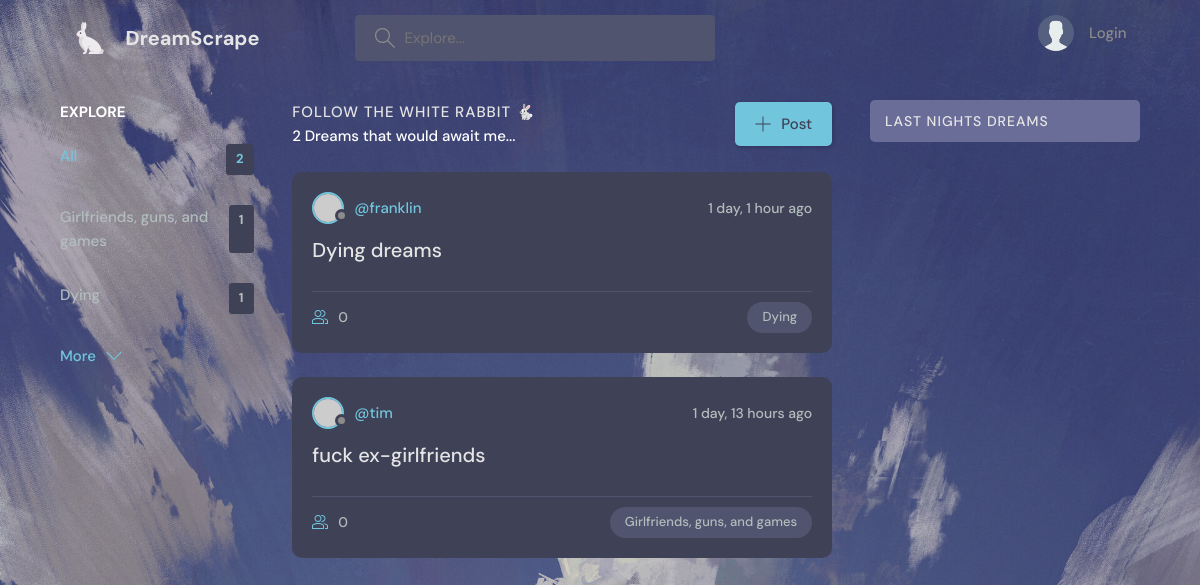
The app's page /, older data.
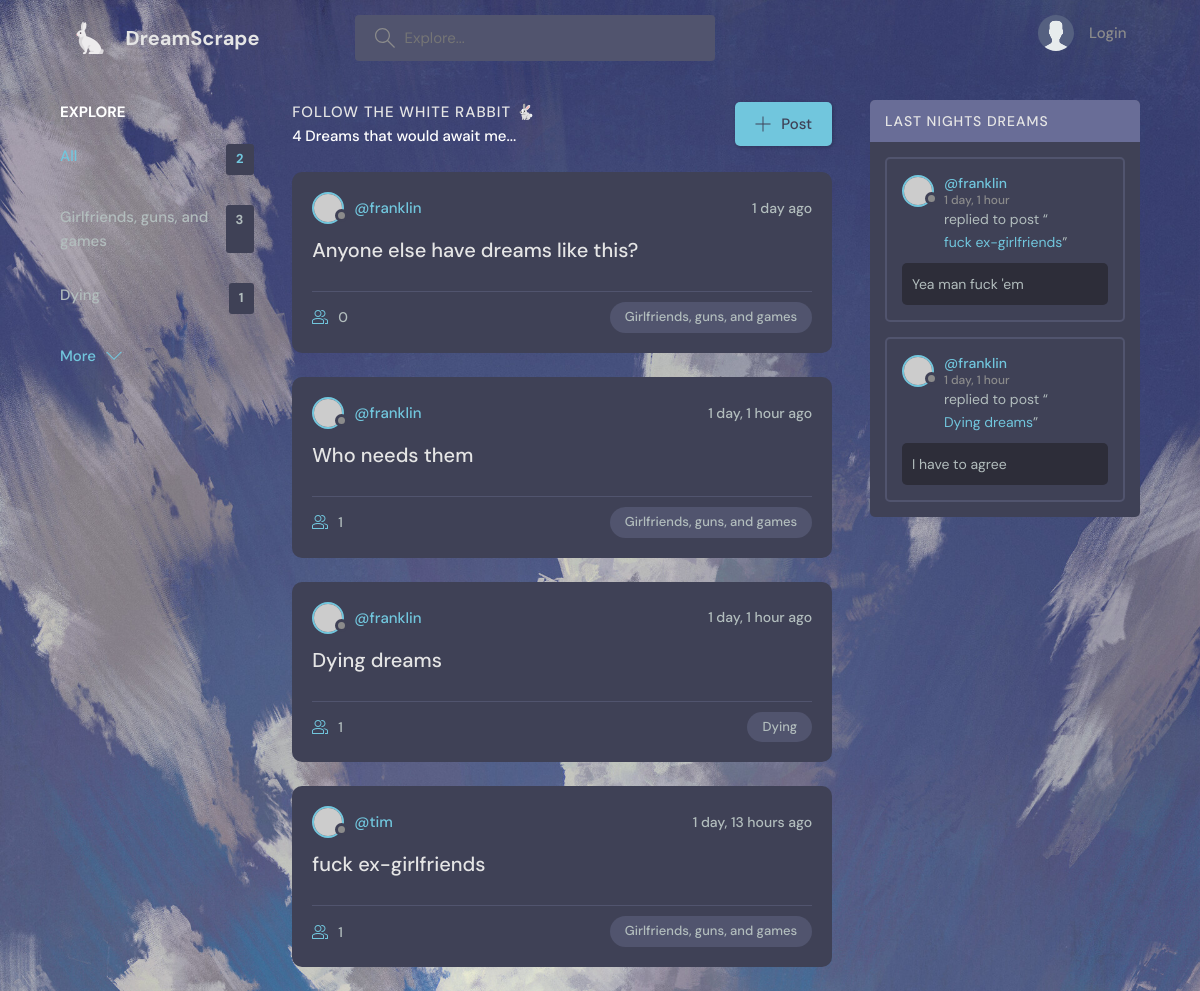
The same page, newer data.
### dreams/models.py (models this page shows, shortened)
class Topic(models.Model):
    name = models.CharField(max_length = 200)

class Room(models.Model):
    host = models.ForeignKey(User, on_delete = models.SET_NULL, null = True)
    topic = models.ForeignKey(Topic, on_delete = models.SET_NULL, null = True)
    name = models.CharField(max_length = 200)
    description = models.TextField(null = True, blank = True)
    participants = models.ManyToManyField(User, related_name = 'partcipants', blank = True)
    updated = models.DateTimeField(auto_now = True)
    created = models.DateTimeField(auto_now_add = True)
    class Meta:
        ordering = ['-updated', '-created']

class Message(models.Model):
    user = models.ForeignKey(User, on_delete = models.CASCADE)
    room = models.ForeignKey(Room, on_delete = models.CASCADE)
    body = models.TextField()
    updated = models.DateTimeField(auto_now = True)
    created = models.DateTimeField(auto_now_add = True)
    class Meta:
        ordering = ['-updated', '-created']

### dreams/views.py (the view)
# urls.py: 2. Add a URL to urlpatterns:  path('', views.home, name='home')
def home(request):
    q = request.GET.get('q') if request.GET.get('q') != None else ''
    rooms = Room.objects.filter(
        Q(topic__name__icontains = q) |
        Q(name__icontains = q) |
        Q(description__icontains = q)
    )
    topics = Topic.objects.all()
    room_count = rooms.count()
    room_messages = Message.objects.filter(Q(room__name__icontains = q))
    context = {'rooms': rooms, 'topics': topics, 'room_count': room_count, 'room_messages': room_messages}
    return render(request, 'dreams/home.html', context)

### dreams/templates/dreams/home.html (shortened to what this page needs)
{% extends 'dreams/main.html' %}
{% load static %}
{% block content %}
    <main class="layout layout--3">
      <div class="container">
	{% include 'dreams/topics_component.html' %}
        <div class="roomList">
          <div class="roomList__header">
            <div>
              <h2>Follow the white rabbit 🐇</h2>
	      {% if room_count == 1 %}
	      <p style='color: white;'>{{ rooms.count }} Dream that would await me...</p>
	      {% else %}
	      <p style='color: white;'>{{ rooms.count }} Dreams that would await me...</p>
	      {% endif %}
            </div>
            <a class="btn btn--main" href="create-room.html">
              <svg version="1.1" xmlns="http://www.w3.org/2000/svg" width="32" height="32" viewBox="0 0 32 32">
                <title>add</title>
                <path
                  d="M16.943 0.943h-1.885v14.115h-14.115v1.885h14.115v14.115h1.885v-14.115h14.115v-1.885h-14.115v-14.115z"
                ></path>
              </svg>
              Post
            </a>
          </div>
          {% include 'dreams/feed_component.html' %}
        </div>
        {% include 'dreams/activity_component.html' %}
      </div>
    </main>
{% endblock content %}

### dreams/templates/dreams/topics_component.html
<div class="topics">
	<div class="topics__header">
		<h2>Explore</h2>
	</div>
	<ul class="topics__list">
		<li>
			<a href="{% url 'dreams:home' %}" class="active">All <span>{{ topics.count }}</span></a>
		</li>
			{% for topic in topics %}
			<li>
			<a href="{% url 'dreams:home' %}?q={{ topic.name }}">{{ topic.name }}<span>{{ topic.room_set.all.count }}</span></a>
			</li>
		  {% endfor %}
	</ul>
	<a class="btn btn--link" href="topics.html">
		More
		<svg version="1.1" xmlns="http://www.w3.org/2000/svg" width="32" height="32" viewBox="0 0 32 32">
			<title>chevron-down</title>
			<path d="M16 21l-13-13h-3l16 16 16-16h-3l-13 13z"></path>
		</svg>
	</a>
</div>

### dreams/templates/dreams/feed_component.html
{% for room in rooms %}
			<div class="roomListRoom">
				<div class="roomListRoom__header">
					<a href="{% url 'dreams:user-profile' room.host.id %}" class="roomListRoom__author">
						<div class="avatar avatar--small">
							<img src="https://randomuser.me/api/portraits/women/11.jpg" />
						</div>
						<span>@{{ room.host.username }}</span>
					</a>
					<div class="roomListRoom__actions">
						<span>{{ room.created|timesince }} ago</span>
					</div>
				</div>
				<div class="roomListRoom__content">
					<a href="{% url 'dreams:room' room.id %}">{{ room.name }}</a>
				</div>
				<div class="roomListRoom__meta">
					<a href="{% url 'dreams:room' room.id%}" class="roomListRoom__joined">
						<svg version="1.1" xmlns="http://www.w3.org/2000/svg" width="32" height="32" viewBox="0 0 32 32">
							<title>{{ room.topic.name }}</title>
							<path
								d="M30.539 20.766c-2.69-1.547-5.75-2.427-8.92-2.662 0.649 0.291 1.303 0.575 1.918 0.928 0.715 0.412 1.288 1.005 1.71 1.694 1.507 0.419 2.956 1.003 4.298 1.774 0.281 0.162 0.456 0.487 0.456 0.85v4.65h-4v2h5c0.553 0 1-0.447 1-1v-5.65c0-1.077-0.56-2.067-1.461-2.584z"
							></path>
							<path
								d="M22.539 20.766c-6.295-3.619-14.783-3.619-21.078 0-0.901 0.519-1.461 1.508-1.461 2.584v5.65c0 0.553 0.447 1 1 1h22c0.553 0 1-0.447 1-1v-5.651c0-1.075-0.56-2.064-1.461-2.583zM22 28h-20v-4.65c0-0.362 0.175-0.688 0.457-0.85 5.691-3.271 13.394-3.271 19.086 0 0.282 0.162 0.457 0.487 0.457 0.849v4.651z"
							></path>
							<path
								d="M19.502 4.047c0.166-0.017 0.33-0.047 0.498-0.047 2.757 0 5 2.243 5 5s-2.243 5-5 5c-0.168 0-0.332-0.030-0.498-0.047-0.424 0.641-0.944 1.204-1.513 1.716 0.651 0.201 1.323 0.331 2.011 0.331 3.859 0 7-3.141 7-7s-3.141-7-7-7c-0.688 0-1.36 0.131-2.011 0.331 0.57 0.512 1.089 1.075 1.513 1.716z"
							></path>
							<path
								d="M12 16c3.859 0 7-3.141 7-7s-3.141-7-7-7c-3.859 0-7 3.141-7 7s3.141 7 7 7zM12 4c2.757 0 5 2.243 5 5s-2.243 5-5 5-5-2.243-5-5c0-2.757 2.243-5 5-5z"
							></path>
						</svg>
						{{ room.participants.all.count }}
					</a>
					<p class="roomListRoom__topic">{{ room.topic.name }}</p>
				</div>
			</div>
{% endfor %}

### dreams/templates/dreams/activity_component.html (shortened to what this page needs)
        <div class="activities">
          <div class="activities__header">
            <h2>Last nights dreams</h2>
          </div>
					{% for message in room_messages %}
          <div class="activities__box">
            <div class="activities__boxHeader roomListRoom__header">
							<a href="{% url 'dreams:user-profile' message.user.id %}" class="roomListRoom__author">
                <div class="avatar avatar--small">
                  <img src="https://randomuser.me/api/portraits/women/11.jpg" />
                </div>
                <p>
								@{{ message.user }}
								<span>{{ message.created|timesince }}</span>
                </p>
              </a>
            </div>
            <div class="activities__boxContent">
							<p>replied to post “<a href="{% url 'dreams:room' message.room.id %}">{{ message.room.name }}</a>”</p>
              <div class="activities__boxRoomContent">
								{{ message.body }}
              </div>
            </div>
          </div>
					{% endfor %}
        </div>

Row changes from the older to the newer data that the page shows:
computed for Topic "Girlfriends, guns, and games": room_set.all.count "1" → "3"
added Room: host.username "franklin", created "1 day", name "Anyone else have dreams like this?", participants.all.count "0", topic.name "Girlfriends, guns, and games"
added Room: host.username "franklin", created "1 day, 1 hour", name "Who needs them", participants.all.count "1", topic.name "Girlfriends, guns, and games"
computed for Room "Dying dreams": participants.all.count "0" → "1"
computed for Room "fuck ex-girlfriends": participants.all.count "0" → "1"
added Message: user "franklin", created "1 day, 1 hour", room.name "fuck ex-girlfriends", body "Yea man fuck 'em"
added Message: user "franklin", created "1 day, 1 hour", room.name "Dying dreams", body "I have to agree"
Text that changed along with them:
{{ rooms.count }}: "2" → "4"
